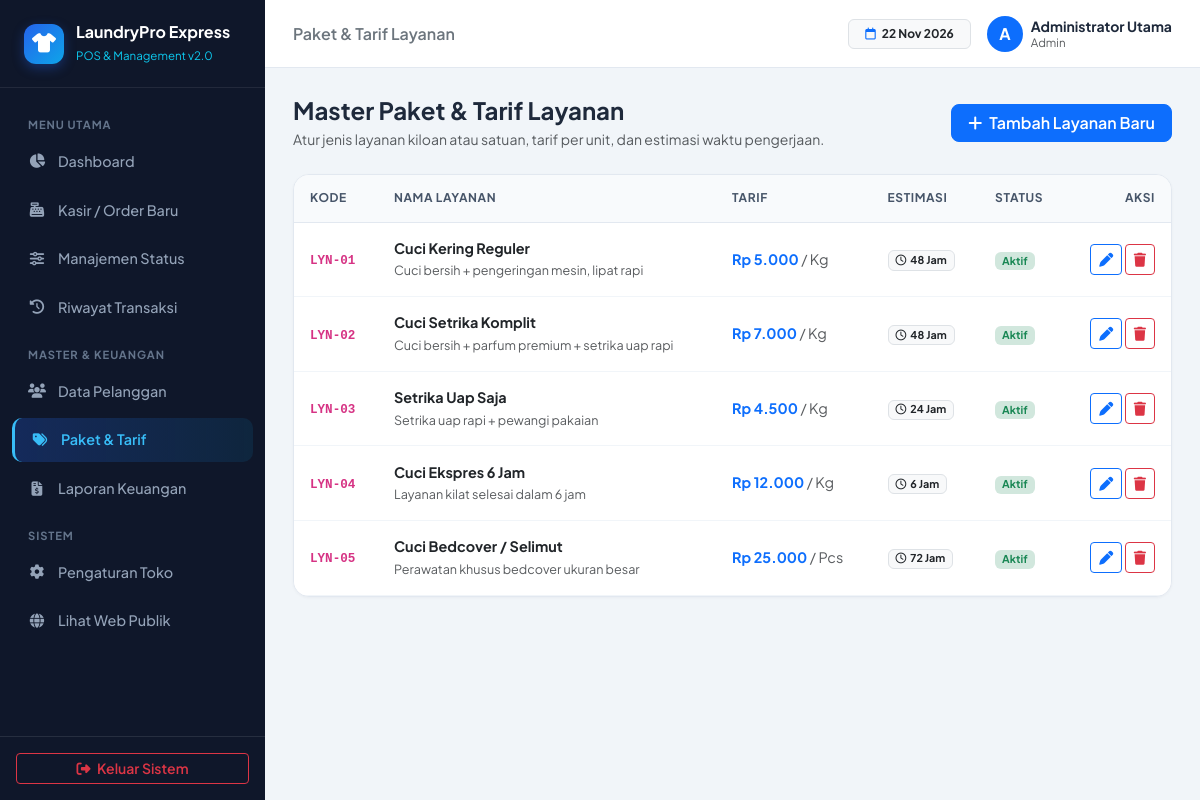
Screenshot of /admin_dashboard.php?page=layanan (signed in) with the database file from the repository.
### tables this page shows
CREATE TABLE `pengaturan_toko` (
    `id` INT PRIMARY KEY DEFAULT 1,
    `nama_toko` VARCHAR(100) NOT NULL DEFAULT 'LaundryPro Express',
    `tagline` VARCHAR(150) NOT NULL DEFAULT 'Bersih, Wangi, Rapi & Tepat Waktu',
    `alamat_toko` TEXT NOT NULL,
    `no_wa_toko` VARCHAR(25) NOT NULL,
    `biaya_antar_default` DECIMAL(12,2) NOT NULL DEFAULT 10000,
    `catatan_struk` VARCHAR(255) NOT NULL DEFAULT 'Terima kasih telah mempercayakan pakaian Anda kepada kami.'
);

CREATE TABLE `layanan` (
    `id` INT AUTO_INCREMENT PRIMARY KEY,
    `kode_layanan` VARCHAR(20) NOT NULL UNIQUE,
    `nama_layanan` VARCHAR(100) NOT NULL,
    `satuan` ENUM('Kg', 'Pcs', 'Meter') NOT NULL DEFAULT 'Kg',
    `harga` DECIMAL(12,2) NOT NULL,
    `estimasi_jam` INT NOT NULL DEFAULT 48,
    `deskripsi` VARCHAR(255) NULL,
    `aktif` TINYINT(1) NOT NULL DEFAULT 1,
    `created_at` TIMESTAMP DEFAULT CURRENT_TIMESTAMP
);

### config/helpers.php (called while the page is built, shortened)
<?php
function e(?string $str): string {
    return htmlspecialchars($str ?? '', ENT_QUOTES, 'UTF-8');
}
function rupiah($angka): string {
    return 'Rp ' . number_format((float)$angka, 0, ',', '.');
}
function get_toko(PDO $pdo): array {
    $stmt = $pdo->query("SELECT * FROM pengaturan_toko WHERE id = 1");
    return $stmt->fetch() ?: [
        'nama_toko' => 'LaundryPro Express',
        'tagline' => 'Solusi Laundry Modern',
        'alamat_toko' => 'Jl. Merdeka No. 1',
        'no_wa_toko' => '081234567890',
        'biaya_antar_default' => 10000,
        'catatan_struk' => 'Terima kasih atas kepercayaan Anda.'
    ];
}

### pages/layanan.php (the view, shortened to what this page needs)
<?php
$layananList = $pdo->query("SELECT * FROM layanan ORDER BY id ASC")->fetchAll();
?>
<div class="d-flex flex-column flex-md-row justify-content-between align-items-md-center mb-4 gap-3">
    <div>
        <h4 class="fw-bold mb-1">Master Paket & Tarif Layanan</h4>
        <p class="text-muted small mb-0">Atur jenis layanan kiloan atau satuan, tarif per unit, dan estimasi waktu pengerjaan.</p>
    </div>
    <button class="btn btn-primary fw-semibold px-3 rounded-3" data-bs-toggle="modal" data-bs-target="#modalTambahLayanan">
        <i class="fa-solid fa-plus me-1"></i> Tambah Layanan Baru
    </button>
</div>
<div class="card-pro overflow-hidden">
    <div class="table-responsive">
        <table class="table table-pro align-middle mb-0">
            <thead>
                <tr>
                    <th>Kode</th>
                    <th>Nama Layanan</th>
                    <th>Tarif</th>
                    <th>Estimasi</th>
                    <th>Status</th>
                    <th class="text-end">Aksi</th>
                </tr>
            </thead>
            <tbody>
                <?php foreach ($layananList as $l): ?>
                    <tr>
                        <td><code class="fw-bold"><?= e($l['kode_layanan']); ?></code></td>
                        <td>
                            <div class="fw-bold text-dark"><?= e($l['nama_layanan']); ?></div>
                            <small class="text-muted"><?= e($l['deskripsi']); ?></small>
                        </td>
                        <td class="fw-bold text-primary"><?= rupiah($l['harga']); ?> <span class="text-muted fw-normal">/ <?= e($l['satuan']); ?></span></td>
                        <td><span class="badge bg-light text-dark border"><i class="fa-regular fa-clock me-1"></i><?= $l['estimasi_jam']; ?> Jam</span></td>
                        <td>
                            <?php if ($l['aktif']): ?>
                                <span class="badge bg-success-subtle text-success">Aktif</span>
                            <?php else: ?>
                                <span class="badge bg-secondary-subtle text-secondary">Nonaktif</span>
                            <?php endif; ?>
                        </td>
                        <td class="text-end">
                            <button class="btn btn-sm btn-outline-primary" data-bs-toggle="modal" data-bs-target="#modalEditLayanan<?= $l['id']; ?>">
                                <i class="fa-solid fa-pen"></i>
                            </button>
                            <form action="actions/layanan_aksi.php" method="POST" class="d-inline" onsubmit="return confirm('Hapus layanan ini?')">
                                <button type="submit" class="btn btn-sm btn-outline-danger"><i class="fa-solid fa-trash"></i></button>
                            </form>
                        </td>
                    </tr>
                <?php endforeach; ?>
            </tbody>
        </table>
    </div>
</div>

### admin_dashboard.php (shortened to what this page needs)
<?php
require_once 'config/database.php';
require_once 'config/helpers.php';
$toko = get_toko($pdo);
$allowedPages = [
    'home'             => 'Dashboard Utama',
    'transaksi_baru'   => 'Transaksi Baru (POS)',
    'manajemen_status' => 'Manajemen Status',
    'riwayat'          => 'Riwayat Transaksi',
    'pelanggan'        => 'Data Pelanggan',
    'layanan'          => 'Paket & Tarif Layanan',
    'laporan'          => 'Laporan Keuangan',
    'pengaturan'       => 'Pengaturan Toko'
];
$page = $_GET['page'] ?? 'home';
?>
<!DOCTYPE html>
<html lang="id">
<head>
    <link href="https://cdn.jsdelivr.net/npm/bootstrap@5.3.3/dist/css/bootstrap.min.css" rel="stylesheet">
    <link rel="stylesheet" href="https://cdnjs.cloudflare.com/ajax/libs/font-awesome/6.5.1/css/all.min.css">
    <link rel="stylesheet" href="assets/css/app.css">
</head>
<body>
    <aside class="sidebar no-print" id="appSidebar">
        <div class="sidebar-brand">
            <div class="brand-icon"><i class="fa-solid fa-shirt"></i></div>
            <div>
                <div class="fw-bold text-white lh-sm"><?= e($toko['nama_toko']); ?></div>
                <small class="text-info" style="font-size: 0.72rem;">POS & Management v2.0</small>
            </div>
        </div>
        <nav class="sidebar-nav">
            <div class="nav-section-title">Menu Utama</div>
            <a href="admin_dashboard.php?page=home" class="sidebar-link <?= $page === 'home' ? 'active' : ''; ?>">
                <i class="fa-solid fa-chart-pie fa-fw"></i> Dashboard
            </a>
            <a href="admin_dashboard.php?page=transaksi_baru" class="sidebar-link <?= $page === 'transaksi_baru' ? 'active' : ''; ?>">
                <i class="fa-solid fa-cash-register fa-fw"></i> Kasir / Order Baru
            </a>
            <a href="admin_dashboard.php?page=manajemen_status" class="sidebar-link <?= $page === 'manajemen_status' ? 'active' : ''; ?>">
                <i class="fa-solid fa-sliders fa-fw"></i> Manajemen Status
            </a>
            <a href="admin_dashboard.php?page=riwayat" class="sidebar-link <?= $page === 'riwayat' ? 'active' : ''; ?>">
                <i class="fa-solid fa-clock-rotate-left fa-fw"></i> Riwayat Transaksi
            </a>
            <div class="nav-section-title">Master & Keuangan</div>
            <a href="admin_dashboard.php?page=pelanggan" class="sidebar-link <?= $page === 'pelanggan' ? 'active' : ''; ?>">
                <i class="fa-solid fa-users fa-fw"></i> Data Pelanggan
            </a>
            <a href="admin_dashboard.php?page=layanan" class="sidebar-link <?= $page === 'layanan' ? 'active' : ''; ?>">
                <i class="fa-solid fa-tags fa-fw"></i> Paket & Tarif
            </a>
            <a href="admin_dashboard.php?page=laporan" class="sidebar-link <?= $page === 'laporan' ? 'active' : ''; ?>">
                <i class="fa-solid fa-file-invoice-dollar fa-fw"></i> Laporan Keuangan
            </a>
            <div class="nav-section-title">Sistem</div>
            <a href="admin_dashboard.php?page=pengaturan" class="sidebar-link <?= $page === 'pengaturan' ? 'active' : ''; ?>">
                <i class="fa-solid fa-gear fa-fw"></i> Pengaturan Toko
            </a>
            <a href="index.php" target="_blank" class="sidebar-link">
                <i class="fa-solid fa-globe fa-fw"></i> Lihat Web Publik
            </a>
        </nav>
        <div class="p-3 border-top border-secondary border-opacity-25">
            <a href="actions/auth_logout.php" class="btn btn-outline-danger btn-sm w-100 fw-semibold">
                <i class="fa-solid fa-right-from-bracket me-1"></i> Keluar Sistem
            </a>
        </div>
    </aside>
    <div class="main-wrapper">
        <header class="topbar no-print">
            <div class="d-flex align-items-center gap-3">
                <span class="fw-semibold text-secondary d-none d-sm-inline"><?= e($allowedPages[$page]); ?></span>
            </div>
            <div class="d-flex align-items-center gap-3">
                <span class="badge bg-light text-dark border px-3 py-2 d-none d-md-inline">
                    <i class="fa-regular fa-calendar me-1 text-primary"></i> <?= date('d M Y'); ?>
                </span>
                <div class="d-flex align-items-center gap-2">
                    <div class="bg-primary text-white rounded-circle d-flex align-items-center justify-content-center fw-bold" style="width: 36px; height: 36px;">
                        <?= strtoupper(substr($_SESSION['nama_lengkap'] ?? 'A', 0, 1)); ?>
                    </div>
                    <div class="lh-1">
                        <div class="fw-bold small"><?= e($_SESSION['nama_lengkap'] ?? 'Admin'); ?></div>
                        <small class="text-muted text-capitalize" style="font-size: 0.72rem;"><?= e($_SESSION['role']); ?></small>
                    </div>
                </div>
            </div>
        </header>
        <main class="content-container">
            <?php require __DIR__ . "/pages/{$page}.php"; ?>
        </main>
    </div>
</body>
</html>

### assets/css/app.css (style rules this page uses)
:root { --lp-primary: #2563eb; --lp-primary-dark: #1d4ed8; --lp-accent: #0ea5e9; --lp-sidebar-bg: #0f172a; --lp-sidebar-hover: rgba(255, 255, 255, 0.08); --lp-body-bg: #f1f5f9; --lp-card-border: #e2e8f0; --lp-sidebar-width: 265px; }
body { font-family: 'Plus Jakarta Sans', -apple-system, BlinkMacSystemFont, sans-serif; background-color: var(--lp-body-bg); color: #1e293b; overflow-x: hidden; }
.sidebar { position: fixed; top: 0; left: 0; width: var(--lp-sidebar-width); height: 100vh; background: var(--lp-sidebar-bg); color: #f8fafc; z-index: 1040; display: flex; flex-direction: column; transition: transform 0.3s ease; }
.sidebar-brand { padding: 1.35rem 1.5rem; border-bottom: 1px solid rgba(255, 255, 255, 0.08); display: flex; align-items: center; gap: 12px; }
.brand-icon { width: 40px; height: 40px; border-radius: 12px; background: linear-gradient(135deg, var(--lp-primary), var(--lp-accent)); display: flex; align-items: center; justify-content: center; color: #fff; font-size: 1.2rem; box-shadow: 0 4px 12px rgba(37, 99, 235, 0.35); }
.sidebar-nav { padding: 1rem 0.75rem; flex-grow: 1; overflow-y: auto; }
.nav-section-title { font-size: 0.7rem; font-weight: 700; text-transform: uppercase; letter-spacing: 0.08em; color: #64748b; padding: 0.75rem 1rem 0.4rem; }
.sidebar-link { display: flex; align-items: center; gap: 12px; padding: 0.72rem 1rem; margin-bottom: 4px; border-radius: 10px; color: #94a3b8; text-decoration: none; font-size: 0.9rem; font-weight: 500; transition: all 0.2s ease; }
.sidebar-link.active { background: linear-gradient(90deg, rgba(37, 99, 235, 0.25), rgba(14, 165, 233, 0.1)); color: #38bdf8; font-weight: 600; border-left: 3px solid #38bdf8; }
.main-wrapper { margin-left: var(--lp-sidebar-width); min-height: 100vh; display: flex; flex-direction: column; transition: margin-left 0.3s ease; }
.topbar { height: 68px; background: #ffffff; border-bottom: 1px solid var(--lp-card-border); padding: 0 1.75rem; display: flex; align-items: center; justify-content: space-between; position: sticky; top: 0; z-index: 1020; }
.content-container { padding: 1.75rem; flex-grow: 1; }
.card-pro { background: #ffffff; border: 1px solid var(--lp-card-border); border-radius: 16px; box-shadow: 0 1px 3px rgba(15, 23, 42, 0.04); }
.table-pro thead th { background-color: #f8fafc; color: #475569; font-size: 0.75rem; font-weight: 700; text-transform: uppercase; letter-spacing: 0.05em; border-bottom: 1px solid #e2e8f0; padding: 0.9rem 1rem; }
.table-pro tbody td { padding: 0.95rem 1rem; border-bottom: 1px solid #f1f5f9; font-size: 0.9rem; }

### rows the page displays
pengaturan_toko: nama_toko "LaundryPro Express"
layanan: kode_layanan "LYN-01", nama_layanan "Cuci Kering Reguler", deskripsi "Cuci bersih + pengeringan mesin, lipat rapi", harga "Rp 5.000", satuan "Kg", estimasi_jam "48", aktif "Aktif"
layanan: kode_layanan "LYN-02", nama_layanan "Cuci Setrika Komplit", deskripsi "Cuci bersih + parfum premium + setrika uap rapi", harga "Rp 7.000", satuan "Kg", estimasi_jam "48", aktif "Aktif"
layanan: kode_layanan "LYN-03", nama_layanan "Setrika Uap Saja", deskripsi "Setrika uap rapi + pewangi pakaian", harga "Rp 4.500", satuan "Kg", estimasi_jam "24", aktif "Aktif"
layanan: kode_layanan "LYN-04", nama_layanan "Cuci Ekspres 6 Jam", deskripsi "Layanan kilat selesai dalam 6 jam", harga "Rp 12.000", satuan "Kg", estimasi_jam "6", aktif "Aktif"
layanan: kode_layanan "LYN-05", nama_layanan "Cuci Bedcover / Selimut", deskripsi "Perawatan khusus bedcover ukuran besar", harga "Rp 25.000", satuan "Pcs", estimasi_jam "72", aktif "Aktif"

### other values shown
$allowedPages[$page] "Paket & Tarif Layanan"
substr($_SESSION['nama_lengkap'] ?? 'A', 0, 1) "A"
$_SESSION['nama_lengkap'] "Administrator Utama"
$_SESSION['role'] "Admin"
